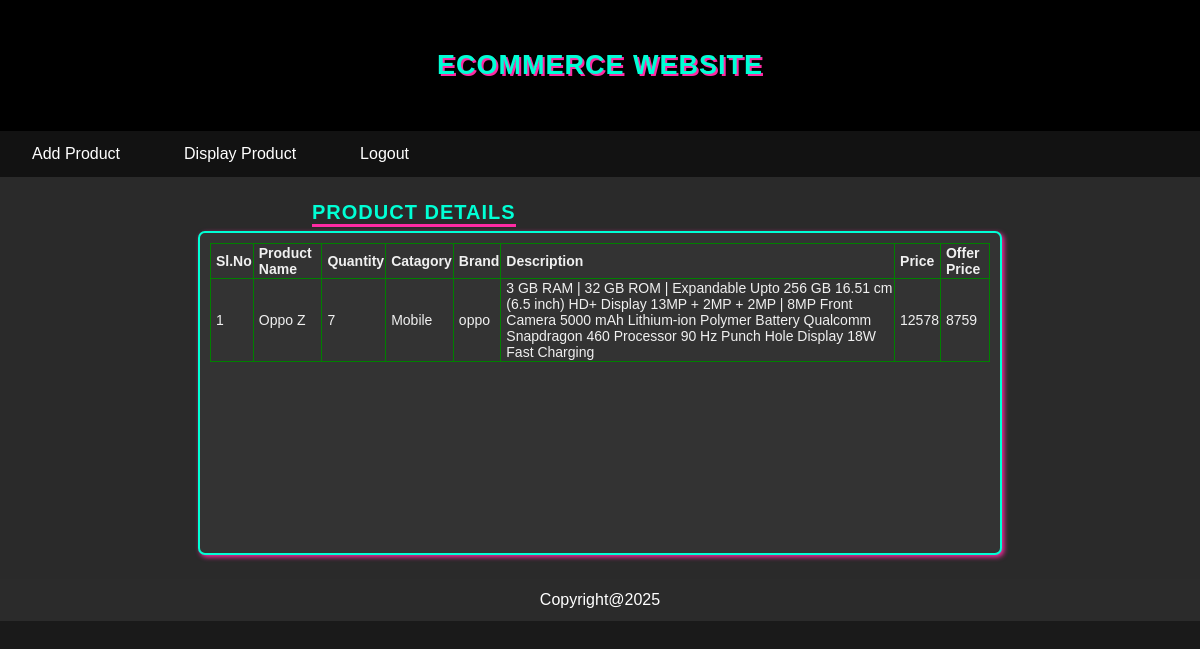
The app's page /product_display.php with its own data.
### tables this page shows
CREATE TABLE `product` (
  `sno` int(11) NOT NULL auto_increment,
  `pname` varchar(9999) default NULL,
  `qty` int(11) default NULL,
  `cat` varchar(89) default NULL,
  `brand` varchar(88) default NULL,
  `desc1` varchar(9999) default NULL,
  `aprice` int(11) default NULL,
  `oprice` int(11) default NULL,
  `img` varchar(333) default NULL,
  `email` varchar(55) default NULL,
  PRIMARY KEY  (`sno`)
);

### product_display.php (the view, shortened to what this page needs)
<html>
<head>
    <link href="StyleSheet.css" rel="stylesheet" />
</head>
    <body>
    <?php
  include_once('header3.php');
?>
<div class="content">
<div id="head1">PRODUCT DETAILS</div>
        <div class="content1">
           <form action="" method="post">
        <div style="overflow: scroll; height: 300px; width: 100%">
           <table border="1">
               <tr>
               <td><b>Sl.No</b></td>
               <td><b>Product Name</b></td>
               <td><b>Quantity</b></td>
               <td><b>Catagory</b></td>
               <td><b>Brand</b></td>
               <td><b>Description</b></td>
               <td><b>Price</b></td>
               <td><b>Offer Price</b></td>
               </tr>
               <?php
               include_once('config.php');
               $x=1;
               $email = $_SESSION["email"];
                $sql = mysqli_query($mysqli,"SELECT * FROM product where email='$email'");
                while ($rs= mysqli_fetch_array($sql))
                {
                    echo "<tr>";
                    echo "<td>".$x."</td>";
                    echo "<td>".$rs["pname"]."</td>";
                    echo "<td>".$rs["qty"]."</td>";
                    echo "<td>".$rs["cat"]."</td>";
                    echo "<td>".$rs["brand"]."</td>";
                    echo "<td>".$rs["desc1"]."</td>";
                    echo "<td>".$rs["aprice"]."</td>";
                    echo "<td>".$rs["oprice"]."</td>";
                    echo "</tr>";
                    $x=$x+1;
                }
  ?>
            </table>
              </div>
            </form>
        </div>
    </div>
    <?php
  include_once('footer.php');
  ?>
    </body>
</html>

### header3.php (shortened to what this page needs)
<!DOCTYPE html>
<html xmlns="http://www.w3.org/1999/xhtml">
<head runat="server">
    <link href="StyleSheet.css" rel="stylesheet" />
        <link href="StyleSheet.css" rel="stylesheet" />
</head>
<body>
    <div>
            <div class="header">Ecommerce Website
</div>
        <div class="menu">
        <div class="navbar">
<div class="dropdown">
    <button class="dropbtn">
        <a href="product_new.php">Add Product</a>
    </button>
  </div>
  <div class="dropdown">
    <button class="dropbtn">
        <a href="product_display.php">Display Product </a>
    </button>
  </div>
  <div class="dropdown">
    <button class="dropbtn">
        <a href="index.php">Logout </a>
    </button>
  </div>
    </div>
            </div>
</body>
</html>

### footer.php
<div class="footer">Copyright@<?php echo date("Y");?></div>

### StyleSheet.css (style rules this page uses)
* { margin: 0; margin-left: auto; margin-right: auto; }
.header { width: 100%; padding: 50px 0px; background-color: #000000; color: #00ffd5; font-size: 27px; text-align: center; font-weight: bold; text-shadow: 2px 2px #ff2aa3; }
.footer { width: 98%; padding: 1%; background-color: #2b2b2b; text-align: center; color: #ffffff; }
.content { width: 96%; min-height: 100px; padding: 2%; background-color: #2a2a2a; font-family: Cursive; color: #f0f0f0; }
.content1 { margin-top: 30px; width: 780px; min-height: 100px; padding: 10px; background-color: #333; box-shadow: 2px 2px 5px #ff2aa3; border-radius: 7px; border: 2px solid #00ffd5; }
td { text-align: left; }
.menu { width: 100%; }
.navbar { text-align: center; overflow: hidden; background-color: #121212; }
.navbar a { font-size: 16px; color: white; text-align: center; padding: 14px 16px; text-decoration: none; }
.dropdown { float: left; overflow: hidden; text-align: center; }
.dropdown .dropbtn { font-size: 16px; border: none; outline: none; color: white; padding: 14px 16px; background-color: inherit; font-family: inherit; margin: 0; }
#hhead, #head1, #head1:hover { color: #00ffd5; font-family: Cursive; float: left; font-size: 20px; font-weight: bold; min-width: 20px; border-bottom: 3px solid #ff2aa3; }
#head1 { margin-left: 25%; margin-right: auto; }
.content tr { height: 32px; }
body { background-color: #1a1a1a; background-image: none; color: #f0f0f0; font-family: 'Space Grotesk', sans-serif; }
.header, #hhead, #head1, #head1:hover { font-family: 'Bebas Neue', 'Montserrat', sans-serif; text-transform: uppercase; letter-spacing: 1px; }
.navbar a, .dropdown .dropbtn, .dropdown-content a { font-family: 'Poppins', sans-serif; }
.content, .content1, .content2, .box1, .box2, .box3, .footer, .border { font-family: 'Space Grotesk', sans-serif; }

### product_display.php (style rules this page uses)
table { border-collapse: collapse; border: 1px solid green; }
table td { padding-left:5px; height:30px; font-size: 14px; }

### records on screen
product: pname "Oppo Z", qty "7", cat "Mobile", brand "oppo", desc1 "3 GB RAM | 32 GB ROM | Expandable Upto 256 GB 16.51 cm (6.5 inch) HD+ Display 13MP + 2MP + 2MP | 8MP Front Camera 5000 mAh Lithium-ion Polymer Battery Qualcomm Snapdragon 460 Processor 90 Hz Punch Hole Display 18W Fast Charging", aprice "12578", oprice "8759"
